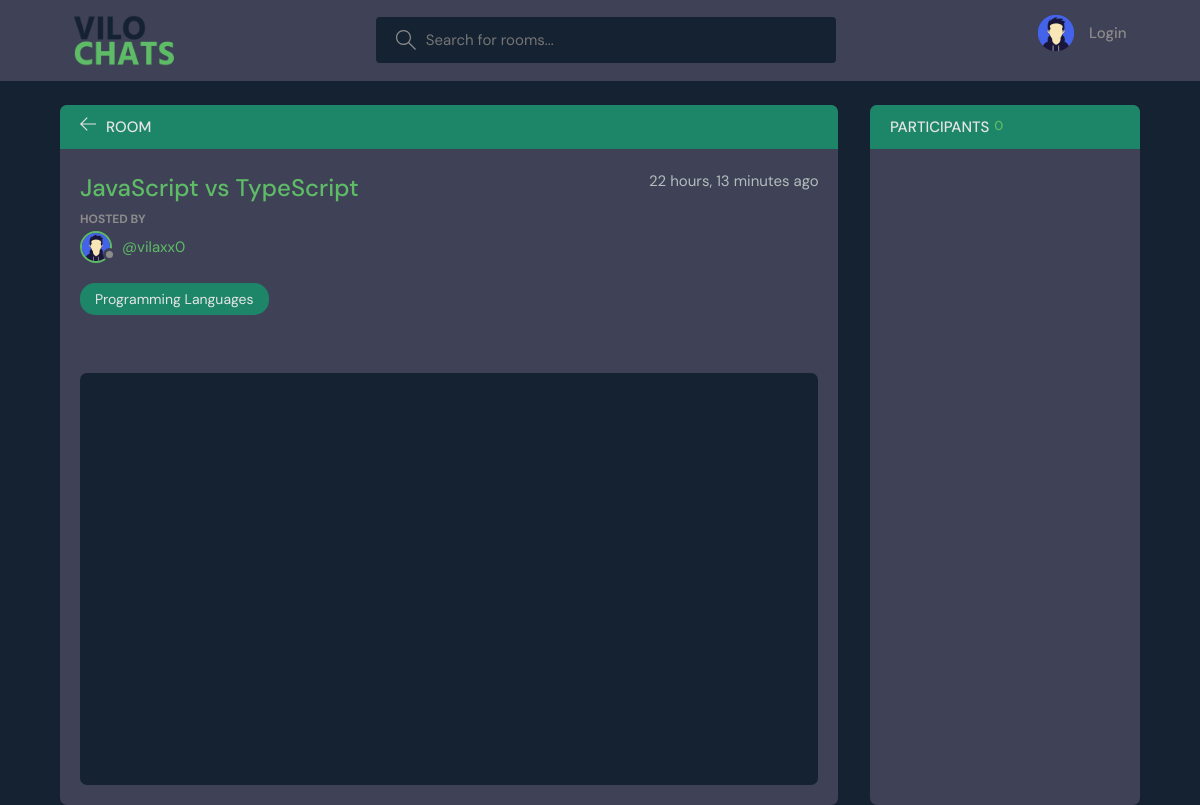
Before: /room/2/ with the older database file.
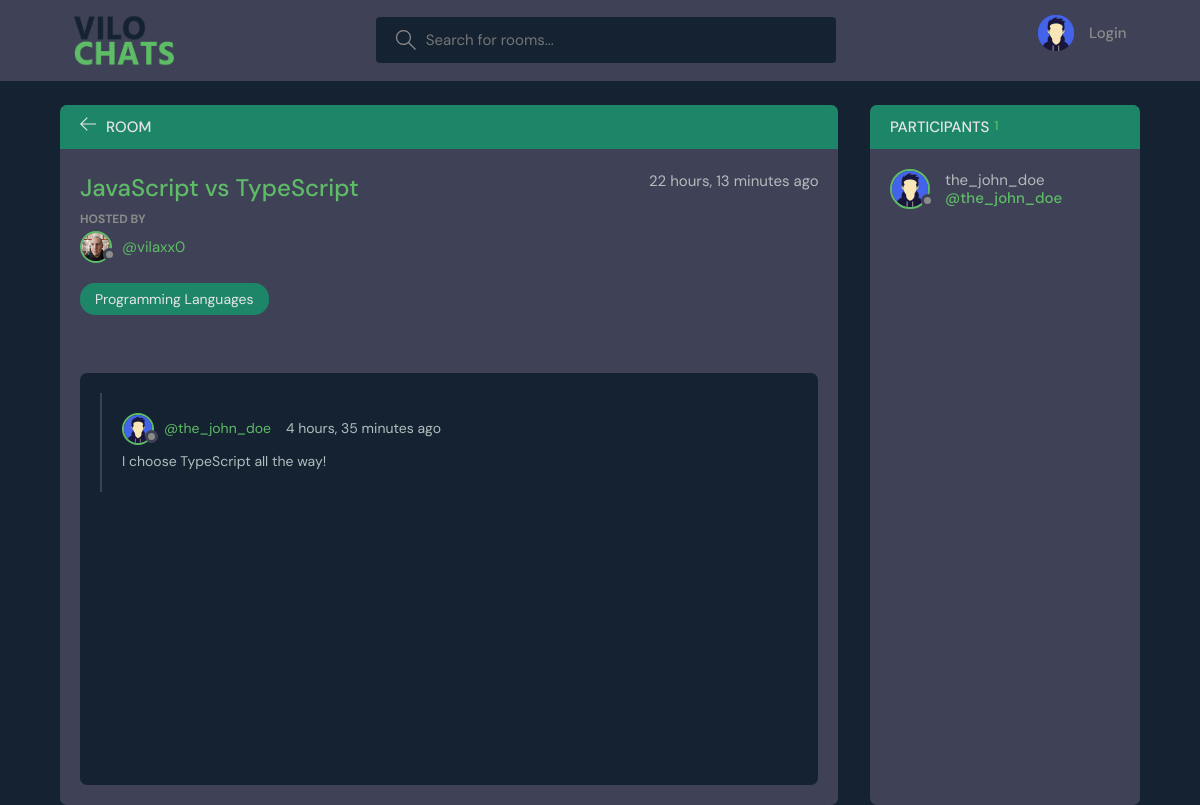
After: the same page with the newer database file.
### base/models.py (models this page shows, shortened)
class Room(models.Model):
    host = models.ForeignKey(User, on_delete=models.SET_NULL, null=True)
    topic = models.ForeignKey(Topic, on_delete=models.SET_NULL, null=True)
    name = models.CharField(max_length=200)
    description = models.TextField(null=True, blank=True)
    participants = models.ManyToManyField(User, related_name='participants', blank=True)
    updated = models.DateTimeField(auto_now=True)
    created = models.DateTimeField(auto_now_add=True)
    class Meta:
        ordering = ['-updated', '-created']

class User(AbstractUser):
    name = models.CharField(max_length=200, null=True)
    email = models.EmailField(unique=True, max_length=200, null=True)
    bio = models.TextField(null=True, blank=True)
    avatar = models.ImageField(default="avatar.svg", null=True, blank=True)
    USERNAME_FIELD = 'email'
    REQUIRED_FIELDS = []

class Topic(models.Model):
    name = models.CharField(max_length=200)
    def __str__(self):
        return self.name

class Message(models.Model):
    user = models.ForeignKey(User, on_delete=models.CASCADE)
    room = models.ForeignKey(Room, on_delete=models.CASCADE)
    body = models.TextField()
    updated = models.DateTimeField(auto_now=True)
    created = models.DateTimeField(auto_now_add=True)
    class Meta:
        ordering = ['-updated', '-created']

### base/views.py (the view, shortened to what this page needs)
# urls.py: path('room/<str:pk>/', views.room, name="room"),
def room(request, pk):
    room = Room.objects.get(id=pk)
    room_messages = room.message_set.all()
    participants = room.participants.all()
    context = {'room': room, 'room_messages': room_messages, 'participants': participants}
    return render(request, 'base/room.html', context)

### base/templates/base/room.html (shortened to what this page needs)
{% extends 'main.html' %} {% block content %}
<main class="profile-page layout layout--2">
  <div class="container">
    <div class="room">
      <div class="room__top">
        <div class="room__topLeft">
          <a href="{% url 'home' %}">
            <svg
              version="1.1"
              xmlns="http://www.w3.org/2000/svg"
              width="32"
              height="32"
              viewBox="0 0 32 32"
            >
              <path
                d="M13.723 2.286l-13.723 13.714 13.719 13.714 1.616-1.611-10.96-10.96h27.625v-2.286h-27.625l10.965-10.965-1.616-1.607z"
              ></path>
            </svg>
          </a>
          <h3>Room</h3>
        </div>
      </div>
      <div class="room__box scroll">
        <div class="room__header scroll">
          <div class="room__info">
            <h3>{{room.name}}</h3>
            <span>{{room.created|timesince}} ago</span>
          </div>
          <div class="room__hosted">
            <p>Hosted By</p>
            <a
              href="{% url 'user-profile' room.host.id %}"
              class="room__author"
            >
              <div class="avatar avatar--small">
                <img src="{{room.host.avatar.url}}" />
              </div>
              <span>@{{room.host.username}}</span>
            </a>
          </div>
          <a href="{% url 'home' %}?q={{room.topic.name}}">
            <span class="room__topics">{{room.topic}}</span>
          </a>
        </div>
        <div class="room__conversation">
          <div class="threads scroll">
            {% for message in room_messages %}
            <div class="thread">
              <div class="thread__top">
                <div class="thread__author">
                  <a
                    href="{% url 'user-profile' message.user.id %}"
                    class="thread__authorInfo"
                  >
                    <div class="avatar avatar--small">
                      <img src="{{message.user.avatar.url}}" />
                    </div>
                    <span>@{{message.user.username}}</span>
                  </a>
                  <span class="thread__date"
                    >{{message.created|timesince}} ago</span
                  >
                </div>
              </div>
              <div class="thread__details">{{message.body}}</div>
            </div>
            {% endfor %}
          </div>
        </div>
      </div>
    </div>
    <div class="participants">
      <h3 class="participants__top">
        Participants <span>{{participants.count}}</span>
      </h3>
      <div class="participants__list scroll">
        {% for participant in participants %}
        <a href="{% url 'user-profile' participant.id %}" class="participant">
          <div class="avatar avatar--medium">
            <img src="{{participant.avatar.url}}" />
          </div>
          <p>
            {{participant.username}}
            <span>@{{participant.username}}</span>
          </p>
        </a>
        {% endfor %}
      </div>
    </div>
  </div>
</main>
{% endblock content %}

Changed rows visible on the page:
changed through a linked row, Room "JavaScript vs TypeScript": host.avatar: picture added in place of a placeholder
added Message: user.avatar (placeholder picture), user.username "the_john_doe", created "4 hours, 35 minutes", body "I choose TypeScript all the way!"
added User: avatar (placeholder picture), username "the_john_doe"
Other visible differences:
{{ participants.count }}: "0" → "1"
